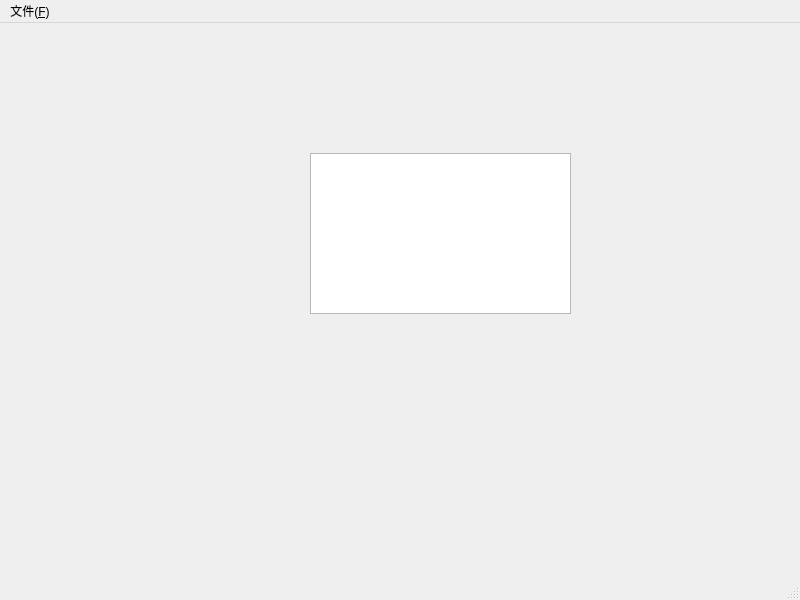
<?xml version="1.0" encoding="UTF-8"?>
<ui version="4.0">
 <class>MainWindow</class>
 <widget class="QMainWindow" name="MainWindow">
  <property name="geometry">
   <rect>
    <x>0</x>
    <y>0</y>
    <width>800</width>
    <height>600</height>
   </rect>
  </property>
  <property name="windowTitle">
   <string>MainWindow</string>
  </property>
  <widget class="QWidget" name="centralwidget">
   <widget class="QTextEdit" name="textEdit">
    <property name="geometry">
     <rect>
      <x>310</x>
      <y>130</y>
      <width>261</width>
      <height>161</height>
     </rect>
    </property>
   </widget>
  </widget>
  <widget class="QMenuBar" name="menubar">
   <property name="geometry">
    <rect>
     <x>0</x>
     <y>0</y>
     <width>800</width>
     <height>18</height>
    </rect>
   </property>
   <widget class="QMenu" name="menu_F">
    <property name="title">
     <string>文件(&amp;F)</string>
    </property>
   </widget>
   <addaction name="menu_F"/>
  </widget>
  <widget class="QStatusBar" name="statusbar"/>
 </widget>
 <resources/>
 <connections/>
</ui>
